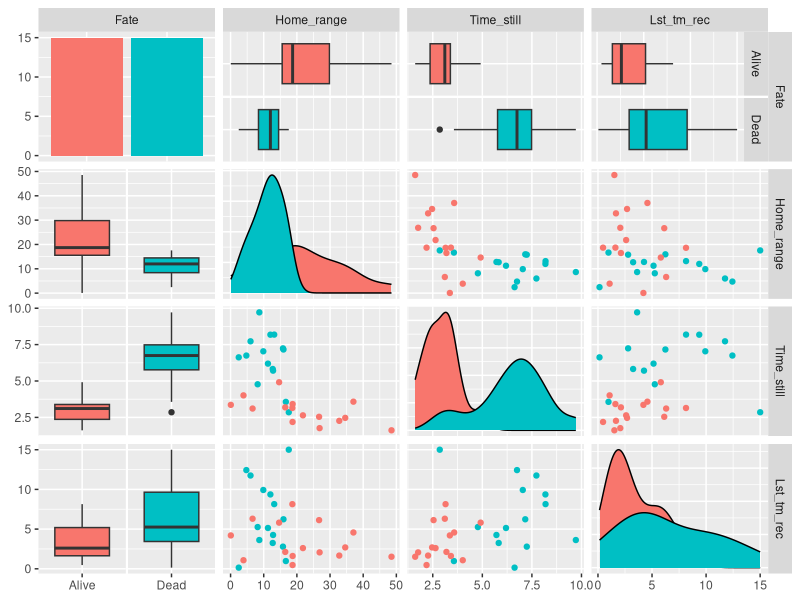
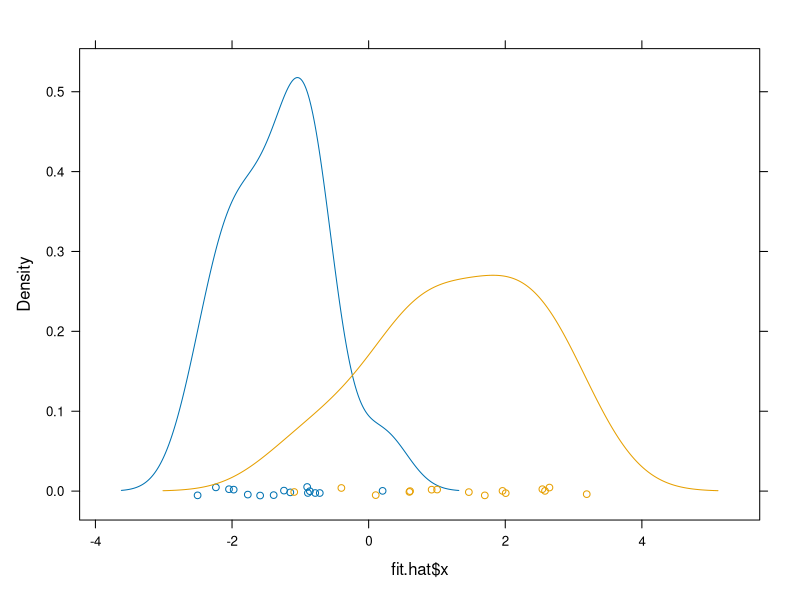
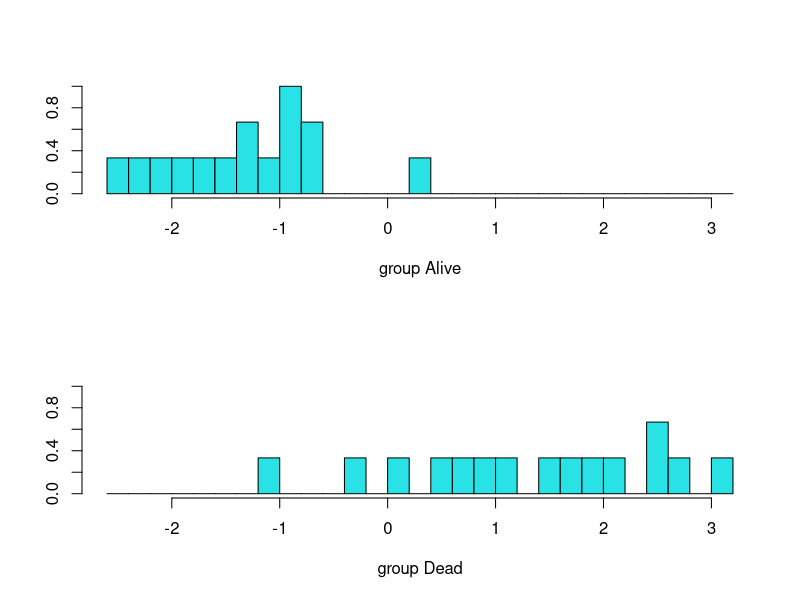

Reproduce these figures in R, in order.
# Discriminant function analysis

# Libraries
require (MASS)
require (truncnorm)
require (GGally)
require (lattice)

# functions
confusion <- function(actual, predicted, names = NULL, printit = TRUE,
                      prior = NULL) {
  if (is.null(names))
    names <- levels(actual)
  tab <- table(actual, predicted)
  acctab <- t(apply(tab, 1, function(x) x/sum(x)))
  dimnames(acctab) <- list(Actual = names, "Predicted (cv)" = names)
  if (is.null(prior)) {
    relnum <- table(actual)
    prior <- relnum/sum(relnum)
    acc <- sum(tab[row(tab) == col(tab)])/sum(tab)
  }
  else {
    acc <- sum(prior * diag(acctab))
    names(prior) <- names
  }
  if (printit)
    print(round(c("Overall accuracy" = acc, "Prior frequency" = prior),
                4))
  if (printit) {
    cat("\nConfusion matrix", "\n")
    print(round(acctab, 4))
  }
  invisible(acctab)
} # Function to create confusion matrices

# Simulate data
df <- data.frame (Fate = factor(rep(c('Dead','Alive'),each=15)),
                  Home_range = NA,
                  Time_still = NA,
                  Lst_tm_rec = NA)

for (i in 1:nrow(df)){
  if (df [i,"Fate"]=="Alive"){
    df [i,"Home_range"] <- rtruncnorm(n=1, a=0, b=50, mean = 20, sd = 20) 
    df [i,"Time_still"] <- rtruncnorm(n=1, a=0, b=30, mean = 3, sd = 1) 
    df [i,"Lst_tm_rec"] <- rtruncnorm(n=1, a=0, b=30, mean = 3, sd = 3) 
    } 
  else {
    df [i,"Home_range"] <- rtruncnorm(n=1, a=0, b=50, mean = 7, sd = 7)  
    df [i,"Time_still"] <- rtruncnorm(n=1, a=0, b=30, mean = 6, sd = 2) 
    df [i,"Lst_tm_rec"] <- rtruncnorm(n=1, a=0, b=30, mean = 5, sd = 5)
    }
}

#Association between variables
ggpairs(df, upper = list(continuous = "points", combo = "box"), 
        lower = list(continuous = "points", combo = "box"),
        ggplot2::aes(colour=Fate))

#Model
fit <- lda(Fate ~ ., data=df,CV=FALSE) #All data
fit
fit.hat <- predict(fit)
confusion(df$Fate,fit.hat$class)

densityplot(~fit.hat$x, groups = df$Fate) # Plot discriminant function
plot(fit) # Plot discriminant function

#leave-one-out cross-validation - Similar to jack-knife estimation (Efron, 1982)
fit_cv <- lda(Fate ~ ., data=df,CV=TRUE) 
confusion(df$Fate,fit_cv$class)
